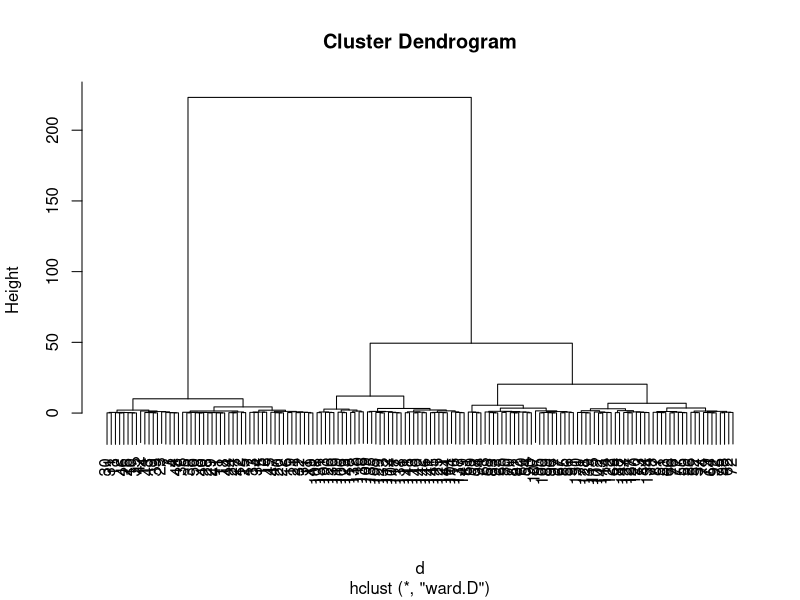
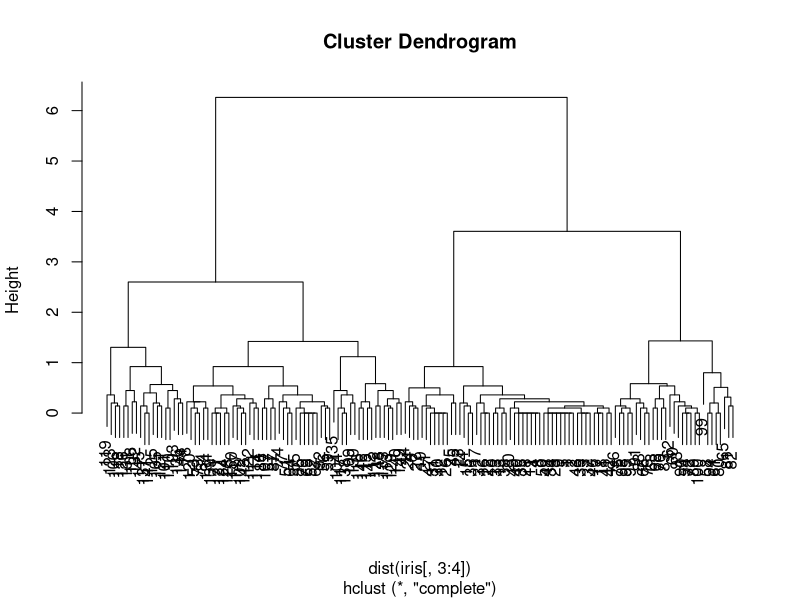
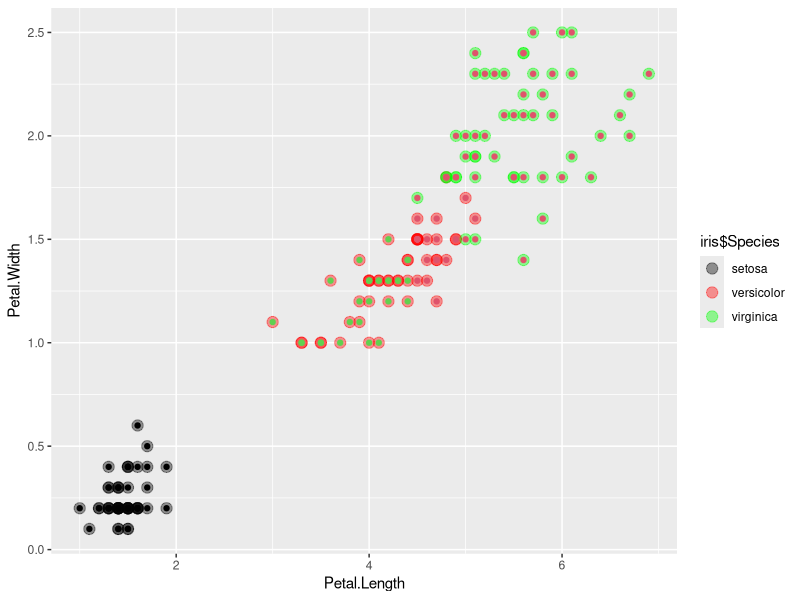
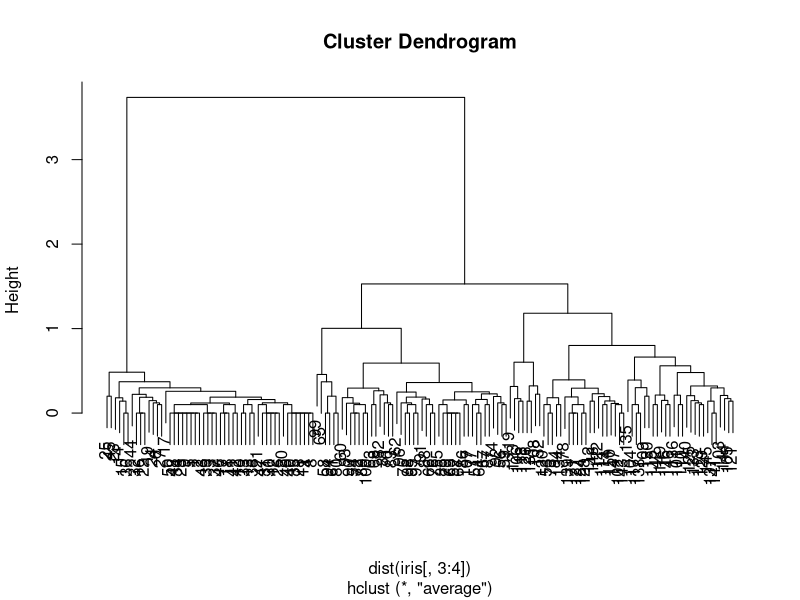
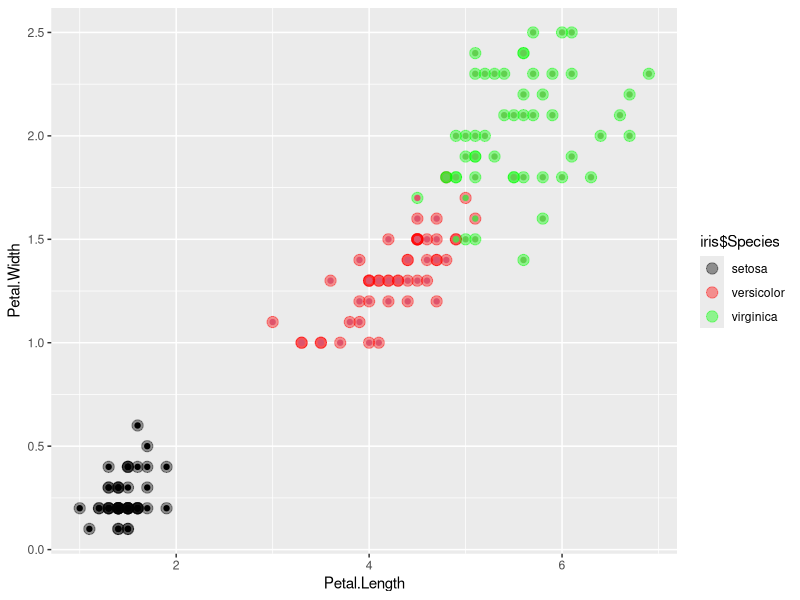
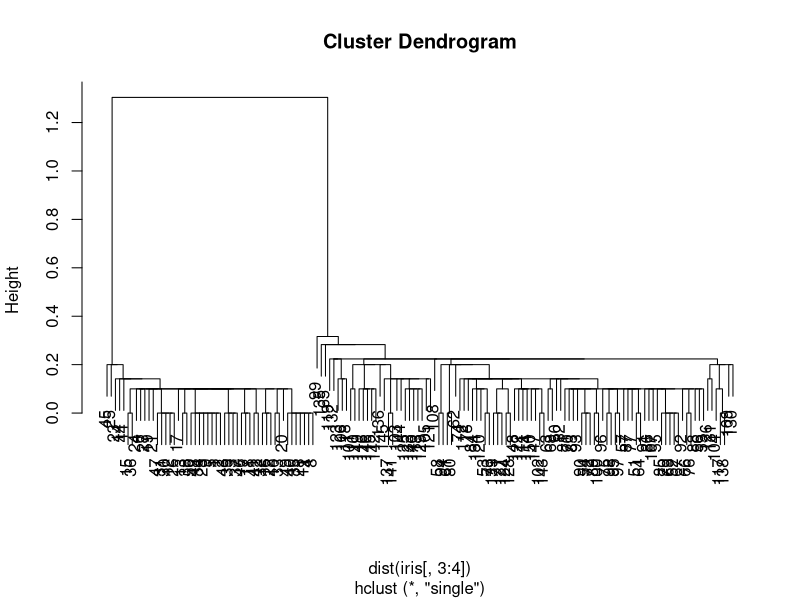
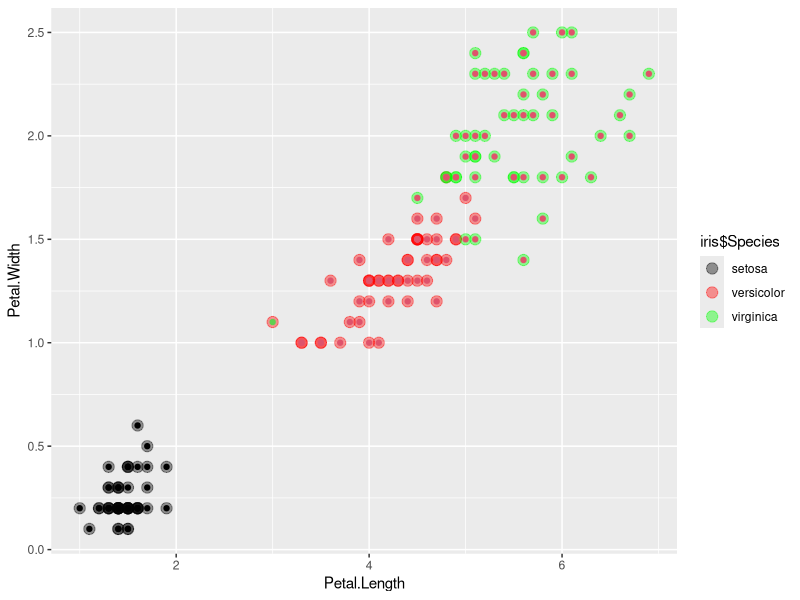
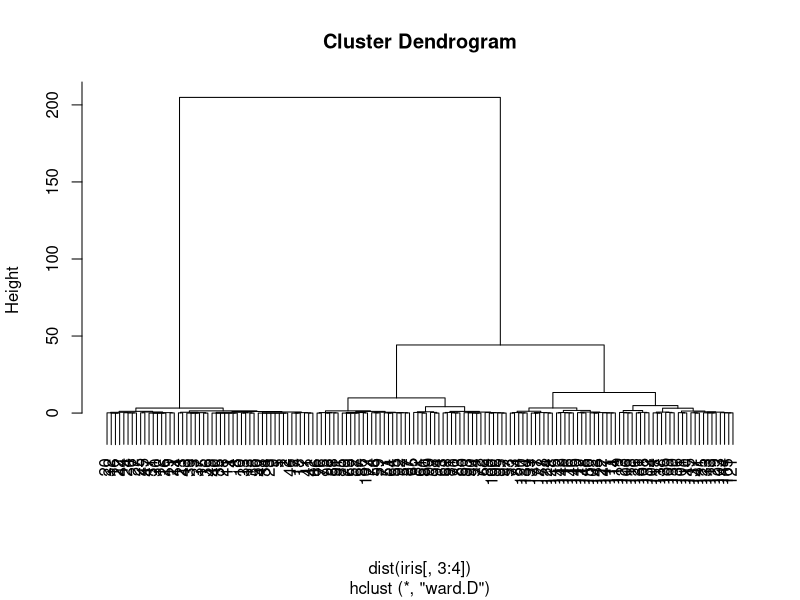

Write R code to recreate these figures, in order.
# https://www.r-bloggers.com/hierarchical-clustering-in-r-2/
#install.packages("ggplot2")
library(ggplot2)

clusterPlot <- function(type) {
  clusters <- hclust(dist(iris[, 3:4]), method = type)
  plot(clusters)
  
  clusterCut <- cutree(clusters, 3)
  show(table(clusterCut, iris$Species)) # show required, else will not print

  ggplot(iris, aes(Petal.Length, Petal.Width, color = iris$Species)) + 
    geom_point(alpha = 0.4, size = 3.5) + geom_point(col = clusterCut) + 
    scale_color_manual(values = c('black', 'red', 'green'))
}
d <- dist(iris, method = "euclidean") # distance matrix
fit <- hclust(d, method="ward")
plot(fit) # display dendogram
clusterPlot('complete')
clusterPlot('average')
clusterPlot('single')
clusterPlot('ward.D')

write.csv(iris, file = "myfirstiris.csv", row.names = FALSE)